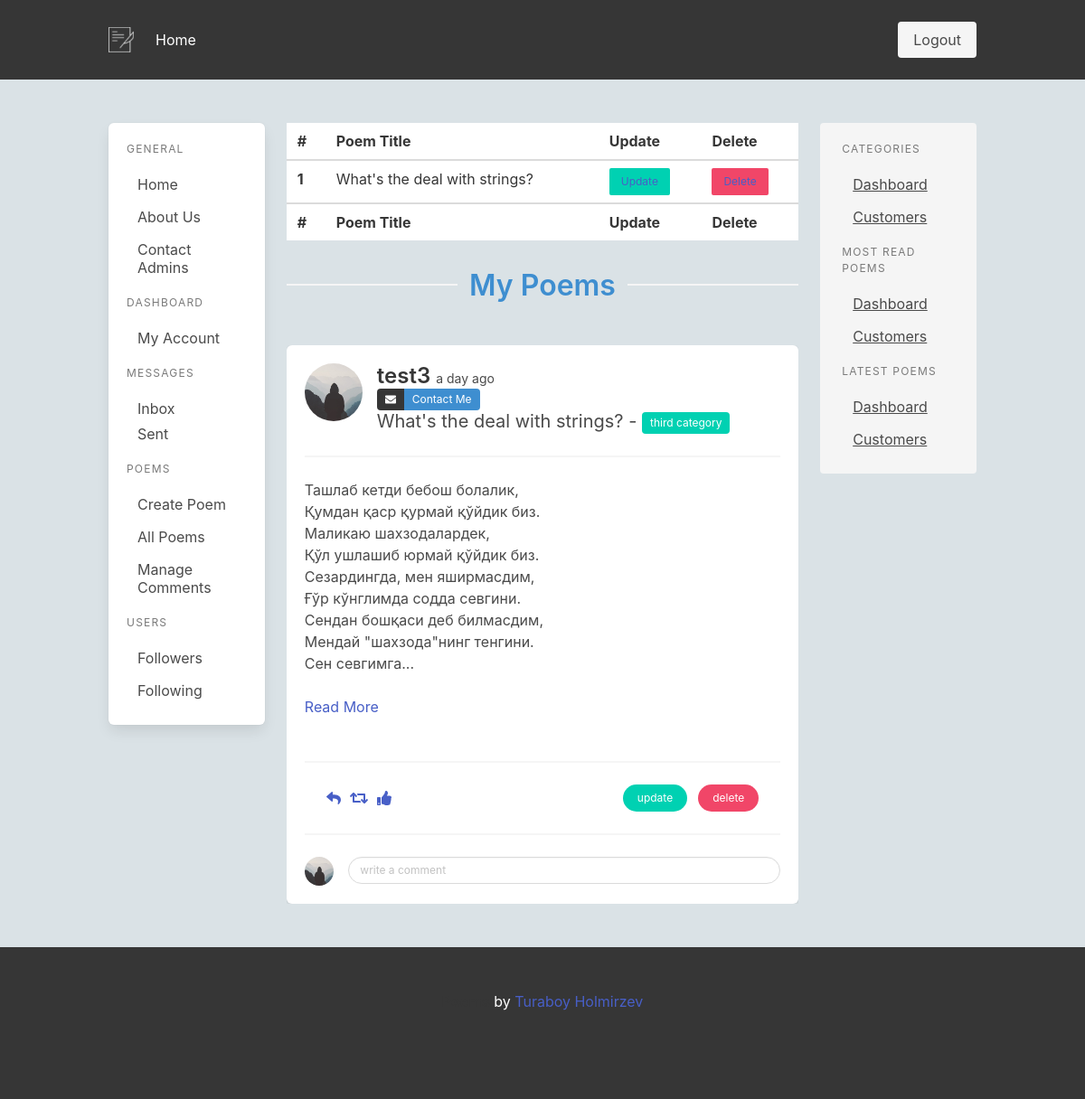
Before: /poems/test3 (signed in) with the older database file.
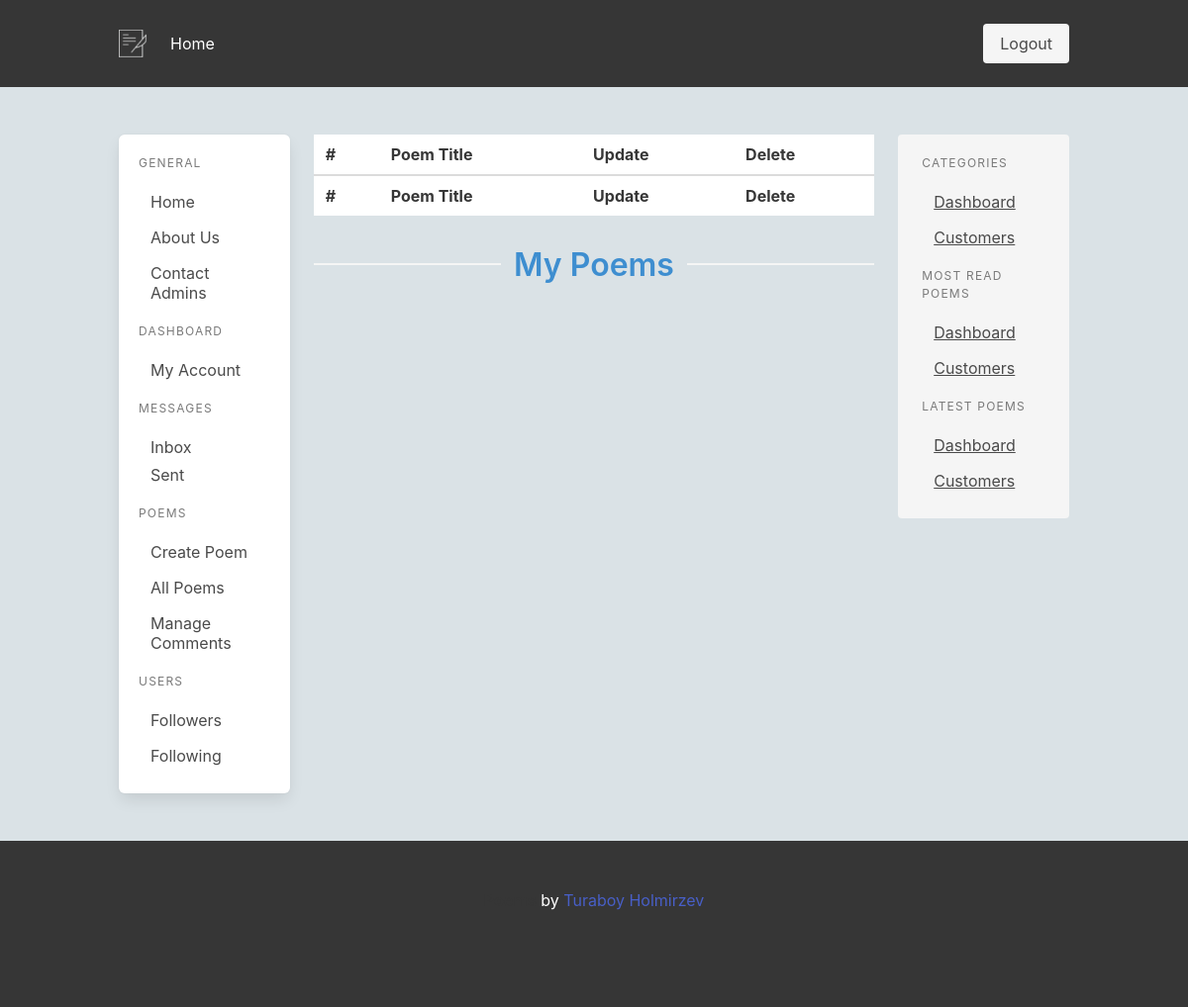
After: the same page with the newer database file.
### app/models.py (models this page shows, shortened)
class SearchableMixin(object):
    @classmethod
    def search(cls, expression, page, per_page):
        ids, total = query_index(cls.__tablename__, expression, page, per_page)
        if total == 0:
            return cls.query.filter_by(id=0), 0
        when = []
        for i in range(len(ids)):
            when.append((ids[i], i))
        return cls.query.filter(cls.id.in_(ids)).order_by(
            db.case(when, value=cls.id)), total

class Poem(SearchableMixin, db.Model):
    __searchable__ = ["body",]
    id = db.Column(db.Integer, primary_key=True)
    title = db.Column(db.String(200))
    body = db.Column(db.String(140))
    audio = db.Column(db.String(200), nullable=True)
    created_at = db.Column(db.DateTime, index=True, default=datetime.utcnow)
    user_id = db.Column(db.Integer, db.ForeignKey('user.id'))
    category_id = db.Column(db.Integer, db.ForeignKey("category.id"))
    liked = db.relationship(
        'User', secondary = lambda: user_likes, backref="likes")

class User(UserMixin, db.Model):
    id = db.Column(db.Integer, primary_key=True)
    username = db.Column(db.String(64), index=True, unique=True)
    email = db.Column(db.String(120), index=True, unique=True)
    image_file = db.Column(db.String(120), nullable=True, default="default.jpg")
    password_hash = db.Column(db.String(128))
    about_me = db.Column(db.String(140))
    is_admin = db.Column(db.Boolean, default=False)
    last_seen = db.Column(db.DateTime, default=datetime.utcnow)
    poems = db.relationship('Poem', backref='author', lazy='dynamic')
    sent_messages = db.relationship('Message', backref='sent_user', lazy=True, foreign_keys='Message.sent_user_id')
    received_messages = db.relationship('Message', backref='received_user', lazy=True, foreign_keys='Message.received_user_id')
    followed = db.relationship(
        'User', secondary=followers,
        primaryjoin=(followers.c.follower_id == id),
        secondaryjoin=(followers.c.followed_id == id),
        backref=db.backref('followers', lazy='dynamic'), lazy='dynamic')
    def new_inbox_messages(self):
        return len([m for m in self.received_messages if m.is_read == False])

class Category(db.Model):
    id = db.Column(db.Integer, primary_key=True)
    name = db.Column(db.String(300), nullable=False)
    poems = db.relationship('Poem', backref='category', lazy='dynamic')

### app/poems/routes.py (the view)
@bp.route("/<username>", methods=["GET", "POST"])
def poem_list(username):
    comment_form = CommentForm()
    user = User.query.filter_by(username=username).first_or_404()
    if user != current_user:
        return redirect(url_for("main.index"))
    return render_template("poems/poem_list.html", poems=user.poems.all(), user=user, comment_form=comment_form)

### app/main/forms.py
class CommentForm(FlaskForm):
    body = StringField('Content', validators=[DataRequired()])
    submit = SubmitField('Submit')

### app/models.py (called while the page is built)
@login.user_loader
def load_user(id):
    return User.query.get(int(id))

### app/templates/poems/poem_list.html (shortened to what this page needs)
{% extends "layout/base.html" %}
{% block content %}
    {% if user == current_user %}
        <section class="table-container">
            <table class="table is-fullwidth">
                <thead>
                    <tr>
                    <th>#</th>
                    <th>Poem Title</th>
                    <th>Update</th>
                    <th>Delete</th>
                    </tr>
                </thead>
                <tfoot>
                    <tr>
                    <th>#</th>
                    <th>Poem Title</th>
                    <th>Update</th>
                    <th>Delete</th>
                    </tr>
                </tfoot>
                <tbody>
                    {% for poem in poems %}
                    <tr>
                        <th>{{loop.index}}</th>
                        <td>{{poem.title}}</td>
                        <td>
                            <button class="button is-small is-primary">
                                <a href="{{ url_for('poems.update_poem', id=poem.id) }}">Update</a>
                            </button>
                        </td>
                        <td>
                            <button class="button is-small is-danger">
                                <a href="{{ url_for('poems.delete_poem', id=poem.id) }}">Delete</a>
                            </button>
                        </td>
                    </tr>
                    {% endfor %}
                </tbody>
            </table>
        </section>
        <section class="columns is-gapless is-mobile">
            <div class="column"><hr></div>
            <div class="column has-text-centered">
            <p class="title is-3 pt-2 has-text-info is-hidden-mobile">My Poems</p>
            </div>
            <div class="column"><hr></div>
        </section>
        {% for poem in poems %}
        {% include "partial/poem.html" %}
        {% endfor %}
    {% endif %}
{% endblock content %}

### app/templates/layout/base.html (shortened to what this page needs)
<!DOCTYPE html>
<html style="background-color: #dae2e6;">
    <head>
        <link rel="stylesheet" href="https://cdn.jsdelivr.net/npm/bulma@0.9.0/css/bulma.min.css">
        <link rel="stylesheet" href="{{ url_for('static', filename='main.css') }}" >
    </head>
    <body>
        <header>
            {% include "layout/nav.html" %}
        </header>
        <main class="section" style="min-height: calc(100vh - 70px);">
            <div class="container">
                <div class="columns">
                    <div class="column">
                        {% include "layout/left_side_menu.html" %}
                    </div>
                    <div class="column is-three-fifths">
                    {% block content %}{% endblock %}
                    </div>
                    {% block side_menu %}
                        <div class="column is-hidden-mobile">
                            {% include "layout/right_side_menu.html" %}
                        </div>
                    {% endblock %}
                </div>
            </div>
        </main>
        {% include "layout/footer.html" %}
    </body>
</html>

### app/templates/layout/nav.html (shortened to what this page needs)
<nav class="navbar is-dark is-spaced" role="navigation" aria-label="main navigation">
    <div class="container">
        <div class="navbar-brand">
            <a class="navbar-item" href="{{ url_for('main.index') }}">
              <img class="image" src="{{ url_for('static', filename='brand3.png') }}">
            </a>
          </div>
          <div id="navbarBasicExample" class="navbar-menu">
            <div class="navbar-start is-hidden-mobile">
              <a class="navbar-item" href="{{ url_for('main.index') }}">
                Home
              </a>
           </div>
            <div class="navbar-end">
              <div class="navbar-item">
                <div class="buttons">
                    {% if current_user.is_authenticated %}
                        <a class="button is-light" href="{{ url_for('auth.logout') }}">
                            Logout
                        </a>
                    {% endif %}
                </div>
              </div>
            </div>
          </div>
    </div>
</nav>

### app/templates/layout/left_side_menu.html (shortened to what this page needs)
<aside class="menu box is-hidden-mobile">
    <p class="menu-label">General</p>
    <ul class="menu-list">
      <li><a href="{{ url_for('main.index')}}">Home</a></li>
      <li><a href="{{ url_for('main.about')}}">About Us</a></li>
      <li><a href="{{ url_for('main.contact_us')}}">Contact Admins</a></li>
    </ul>
    {% if current_user.is_authenticated %}
      <p class="menu-label">
        Dashboard
      </p>
      <ul class="menu-list">
        <li><a href="{{url_for('users.update_account', username=current_user.username) }}">My Account</a></li>
      </ul>
      <p class="menu-label">
        Messages
      </p>
      <ul class="menu-list">
        <li>
          <a href="{{ url_for('users.inbox', username=current_user.username)}}"class="tags has-addons">Inbox
          </a>
        </li>
        <li><a href="{{ url_for('users.outbox', username=current_user.username)}}">Sent</a></li>
      </ul>
      <p class="menu-label">
        Poems
      </p>
      <ul class="menu-list">
        <li>
          <a href="{{ url_for('poems.create_poem') }}">Create Poem</a>
        </li>
        <li>
          <a href="{{ url_for('poems.poem_list', username=current_user.username) }}">All Poems</a>
        </li>
        <li><a>Manage Comments</a></li>
      </ul>
      <p class="menu-label">
        Users
      </p>
      <ul class="menu-list">
        <li><a>Followers</a></li>
        <li><a>Following</a></li>
      </ul>
    {% endif %}
</aside>

### app/templates/layout/right_side_menu.html
<aside class="menu notification">
    <p class="menu-label">
      Categories
    </p>
    <ul class="menu-list">
      <li><a>Dashboard</a></li>
      <li><a>Customers</a></li>
    </ul>
    <p class="menu-label">
        Most Read Poems
      </p>
      <ul class="menu-list">
        <li><a>Dashboard</a></li>
        <li><a>Customers</a></li>
      </ul>
      <p class="menu-label">
        Latest Poems
      </p>
      <ul class="menu-list">
        <li><a>Dashboard</a></li>
        <li><a>Customers</a></li>
      </ul>
</aside>

### app/templates/layout/footer.html
<footer class="footer has-background-dark">
    <div class="content has-text-centered has-text-white">
      <p>
        <strong>Poems</strong> by <a href="#">Turaboy Holmirzev</a>
      </p>
    </div>
</footer>

### app/templates/partial/poem.html (shortened to what this page needs)
<section class="mt-5" style="overflow: hidden;">
    <div class="box">
        <article class="media">
          <div class="media-left">
            <figure class="image is-64x64 is-square">
              <a href="{{ url_for('users.user', username=poem.author.username)}}">
                <img class="is-rounded has-ratio" src="{{ url_for('static', filename='profile_pics/' + poem.author.image_file)  }}" alt="Image">
              </a>
            </figure>
          </div>
          <div class="media-content">
            <strong>
              <a href="{{ url_for('users.user', username=poem.author.username) }}" class="title is-4">
                  {{ poem.author.username }}
              </a>
          </strong>
          <small class="content">{{ moment(poem.created_at).fromNow() }}</small>
            <div class="control">
              <div class="tags has-addons">
                <span class="tag is-dark"><i class="fa fa-envelope" aria-hidden="true"></i></span>
                <span class="tag is-info"><a href="" class="has-text-white">Contact Me</a></span>
              </div>
            </div>
            <p class="subtitle is-5">
              {{ poem.title}} - <span class="tag is-primary">{{ poem.category.name}}</span>
            </p>
          </div>
        </article>
        <hr class="mb-0">
        <div class="content">
          <p class="is-size-6 short-text" style="white-space: pre-line;">
            {{ poem.body | truncate(255, False, end="...") }}
            {% if poem.body | length() > 255 %}
            <a onclick="toggleText(event)" class="m-0 p-0">Read More</a>
            {% endif %}
          </p>
        </div>
        <hr>
        <nav class="level px-5 is-mobile">
            <div class="level-left">
              <a class="level-item" aria-label="reply">
                <span class="icon is-small">
                  <i class="fas fa-reply" aria-hidden="true"></i>
                </span>
              </a>
              <a class="level-item" aria-label="retweet">
                <span class="icon is-small">
                  <i class="fas fa-retweet" aria-hidden="true"></i>
                </span>
              </a>
              <a class="level-item" aria-label="like">
                <span class="icon is-small">
                  <i class="fa fa-thumbs-up" aria-hidden="true"></i>
                </span>
              </a>
            </div>
            {% if poem.author == current_user %}
              <div class="level-right">
                <div class="level-item">
                  <a href="{{ url_for('poems.update_poem', id=poem.id)}}" class="button is-primary is-small is-rounded">update</a>
                </div>
                <div class="level-item">
                  <a href="{{ url_for('poems.delete_poem', id=poem.id)}}" class="button is-danger is-small is-rounded">delete</a>
                </div>
              </div>
            {% endif %}
          </nav>
          <hr>
          {% if current_user.is_authenticated %}
            {% include "forms/comments/create_comment_form.html" %}
          {% endif %}
    </div>
  </section>

### app/templates/forms/comments/create_comment_form.html
<article class="media">
    <div class="media-left">
      <figure class="image is-32x32 is-square">
            <img src="{{ url_for('static', filename='profile_pics/' + current_user.image_file) }}" class="is-rounded" alt="Image">
      </figure>
    </div>
    <div class="media-content">
      <div class="content">
        <div class="field">
          <div class="control">
              <form action="" method="post">
                {{ comment_form.body(class_="input is-small is-rounded", placeholder="write a comment") }}
              </form>
          </div>
        </div>
      </div>
    </div>
</article>

Changed rows visible on the page:
removed Poem: title "What's the deal with strings?", image_file (placeholder picture), author.username "test3", created_at "a day ago", category.name "third category", body "Ташлаб кетди бебош болалик, Қумдан қаср қурмай қўйдик биз. Маликаю шаxзодалардек, Қўл ушлашиб юрмай қўйдик биз. Сезардингда, мен яширмасдим, Ғўр кўнглимда содда севгини. Сендан бошқаси деб билмасдим, Мендай \"шаxзода\"нинг тенгини. Сен севгимга...", shows "Read More"
